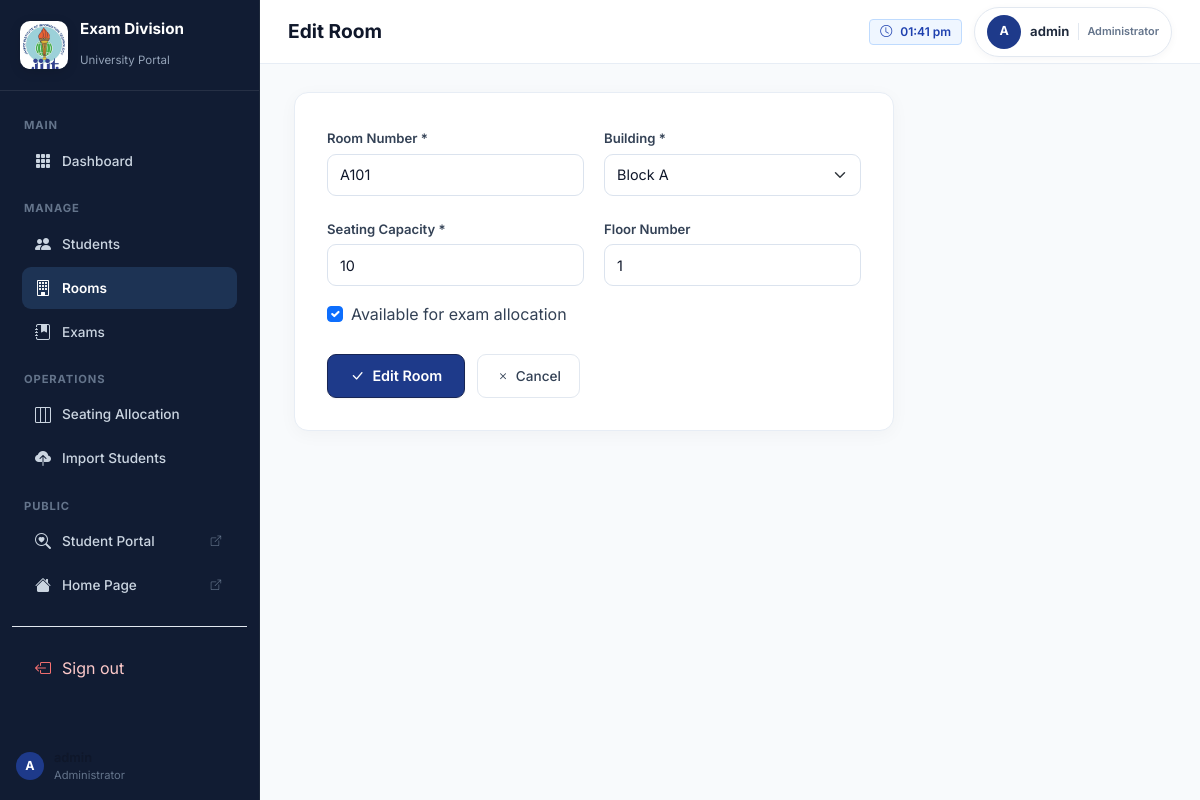
/rooms/1/edit/ (signed in), run on the app's committed database.
### exams/models.py (models this page shows, shortened)
class Room(models.Model):
    BUILDING_CHOICES = [
        ('Block A', 'Block A'),
        ('Block B', 'Block B'),
        ('Block C', 'Block C'),
        ('Block D', 'Block D'),
        ('Main Block', 'Main Block'),
        ('Lab Block', 'Lab Block'),
    ]
    room_number = models.CharField(max_length=20, unique=True, verbose_name='Room Number')
    building = models.CharField(max_length=50, choices=BUILDING_CHOICES, default='Block A')
    capacity = models.IntegerField(
        validators=[MinValueValidator(1)],
        verbose_name='Seating Capacity'
    )
    floor = models.IntegerField(default=0, verbose_name='Floor Number')
    is_active = models.BooleanField(default=True, verbose_name='Available for Exams')
    created_at = models.DateTimeField(auto_now_add=True)
    class Meta:
        ordering = ['building', 'room_number']
        verbose_name = 'Room'
        verbose_name_plural = 'Rooms'

### exams/views.py (the view)
# urls.py: path('rooms/<int:pk>/edit/', views.room_edit, name='room_edit'),
@staff_required
def room_edit(request, pk):
    room = get_object_or_404(Room, pk=pk)
    if request.method == 'POST':
        form = RoomForm(request.POST, instance=room)
        if form.is_valid():
            form.save()
            messages.success(request, f'Room {room.room_number} updated!')
            return redirect('room_list')
    else:
        form = RoomForm(instance=room)
    return render(request, 'exams/room_form.html', {'form': form, 'action': 'Edit', 'title': 'Edit Room', 'room': room})

### exams/forms.py
class RoomForm(StyledFormMixin, forms.ModelForm):
    class Meta:
        model = Room
        fields = ['room_number', 'building', 'capacity', 'floor', 'is_active']
        widgets = {
            'room_number': forms.TextInput(attrs={'placeholder': 'e.g., A101'}),
            'capacity': forms.NumberInput(attrs={'min': 1, 'placeholder': 'e.g., 30'}),
            'floor': forms.NumberInput(attrs={'min': 0}),
        }

### exams/views.py (called while the page is built)
def staff_required(view_func):
    @wraps(view_func)
    def _wrapped(request, *args, **kwargs):
        if not request.user.is_authenticated:
            return redirect(settings.LOGIN_URL + '?next=' + request.path)
        if not (request.user.is_staff or request.user.is_superuser):
            return redirect('student_dashboard' if hasattr(request.user, 'student_profile') else 'student_login')
        return view_func(request, *args, **kwargs)
    return _wrapped

### templates/exams/room_form.html (shortened to what this page needs)
{% extends 'exams/admin_base.html' %}
{% block page_title %}{{ title }}{% endblock %}
{% block content %}
<div style="max-width:600px">
  <div class="glass-card" style="padding:32px">
    <form method="post" novalidate>
      <div style="display:grid;grid-template-columns:1fr 1fr;gap:20px">
        <div>
          <label class="form-label">Room Number *</label>
          {{ form.room_number }}
        </div>
        <div>
          <label class="form-label">Building *</label>
          {{ form.building }}
        </div>
        <div>
          <label class="form-label">Seating Capacity *</label>
          {{ form.capacity }}
        </div>
        <div>
          <label class="form-label">Floor Number</label>
          {{ form.floor }}
        </div>
      </div>
      <div class="mt-3">
        <div class="form-check">
          {{ form.is_active }}
          <label class="form-check-label" for="{{ form.is_active.id_for_label }}" style="color:var(--text-secondary)">
            Available for exam allocation
          </label>
        </div>
      </div>
      <div style="display:flex;gap:12px;margin-top:28px">
        <button type="submit" class="btn-primary-glow"><i class="bi bi-check-lg"></i><span>{{ action }} Room</span></button>
        <a href="{% url 'room_list' %}" class="btn-ghost"><i class="bi bi-x"></i><span>Cancel</span></a>
      </div>
    </form>
  </div>
</div>
{% endblock %}

### templates/exams/admin_base.html (shortened to what this page needs)
{% load static %}
<!DOCTYPE html>
<html lang="en">
<head>
  <link href="https://cdn.jsdelivr.net/npm/bootstrap@5.3.2/dist/css/bootstrap.min.css" rel="stylesheet">
  <link href="https://cdn.jsdelivr.net/npm/bootstrap-icons@1.11.3/font/bootstrap-icons.min.css" rel="stylesheet">
  <link href="{% static 'css/main.css' %}" rel="stylesheet">
</head>
<body>
<div class="admin-layout">
  <aside class="sidebar" id="sidebar">
    <div class="sidebar-brand">
      <div class="brand-logo-wrap"><img src="{% static 'images/jiit-logo.png' %}" alt="JIIT logo" class="brand-logo"></div>
      <div class="brand-text">
        <h4>Exam Division</h4>
        <span>University Portal</span>
      </div>
    </div>
    <nav class="sidebar-nav">
      <div class="nav-section-label">Main</div>
      <a href="{% url 'dashboard' %}" class="nav-link {% if request.resolver_match.url_name == 'dashboard' %}active{% endif %}">
        <i class="bi bi-grid-3x3-gap-fill"></i>
        <span>Dashboard</span>
      </a>
      <div class="nav-section-label mt-2">Manage</div>
      <a href="{% url 'student_list' %}" class="nav-link {% if 'student' in request.resolver_match.url_name %}active{% endif %}">
        <i class="bi bi-people-fill"></i>
        <span>Students</span>
      </a>
      <a href="{% url 'room_list' %}" class="nav-link {% if 'room' in request.resolver_match.url_name %}active{% endif %}">
        <i class="bi bi-building"></i>
        <span>Rooms</span>
      </a>
      <a href="{% url 'exam_list' %}" class="nav-link {% if 'exam' in request.resolver_match.url_name %}active{% endif %}">
        <i class="bi bi-journal-bookmark-fill"></i>
        <span>Exams</span>
      </a>
      <div class="nav-section-label mt-2">Operations</div>
      <a href="{% url 'seating_plan' %}" class="nav-link {% if 'seating' in request.resolver_match.url_name %}active{% endif %}">
        <i class="bi bi-layout-three-columns"></i>
        <span>Seating Allocation</span>
      </a>
      <a href="{% url 'student_import' %}" class="nav-link {% if request.resolver_match.url_name == 'student_import' %}active{% endif %}">
        <i class="bi bi-cloud-upload-fill"></i>
        <span>Import Students</span>
      </a>
      <div class="nav-section-label mt-2">Public</div>
      <a href="{% url 'student_login' %}" class="nav-link" target="_blank">
        <i class="bi bi-search-heart"></i>
        <span>Student Portal</span>
        <i class="bi bi-box-arrow-up-right ms-auto" style="font-size:0.65rem;color:var(--text-muted)"></i>
      </a>
      <a href="{% url 'home' %}" class="nav-link" target="_blank">
        <i class="bi bi-house-fill"></i>
        <span>Home Page</span>
        <i class="bi bi-box-arrow-up-right ms-auto" style="font-size:0.65rem;color:var(--text-muted)"></i>
      </a>
      <div class="divider"></div>
      <form method="post" action="{% url 'admin_logout' %}" class="sidebar-logout-form">
        <button type="submit" class="nav-link sidebar-logout-button">
          <i class="bi bi-box-arrow-left"></i>
          <span>Sign out</span>
        </button>
      </form>
    </nav>
    <div style="padding:16px;border-top:1px solid var(--border-glass)">
      <div style="display:flex;align-items:center;gap:10px">
        <div class="user-avatar">{{ request.user.username|first|upper }}</div>
        <div>
          <div style="font-size:0.8rem;font-weight:600;color:var(--text-primary)">{{ request.user.get_full_name|default:request.user.username }}</div>
          <div style="font-size:0.7rem;color:var(--text-muted)">Administrator</div>
        </div>
      </div>
    </div>
  </aside>
  <div class="main-content">
    <header class="top-navbar">
      <div style="display:flex;align-items:center;gap:16px">
        <div class="page-title">
          <h2>{% block page_title %}Dashboard{% endblock %}</h2>
        </div>
      </div>
      <div class="navbar-actions">
        <span class="badge-pill badge-primary d-none d-md-flex">
          <i class="bi bi-clock me-1"></i>
          <span id="currentTime"></span>
        </span>
        <div class="user-badge" aria-label="Signed in as {{ request.user.username }}">
          <div class="user-avatar">{{ request.user.username|first|upper }}</div>
          <span class="user-badge-name">{{ request.user.username }}</span>
          <span class="user-badge-role">Administrator</span>
        </div>
      </div>
    </header>
    <main class="content-area">
      {% block content %}{% endblock %}
    </main>
  </div>
</div>
</body>
</html>

### data on the page
Room: room_number "A101", building "Block A", capacity "10", floor "1", is_active "☑"

### other printed values
{{ request.user.username|first|upper }} "A"
{{ title }} "Edit Room"
{{ request.user.username }} "admin"
{{ action }} "Edit"
